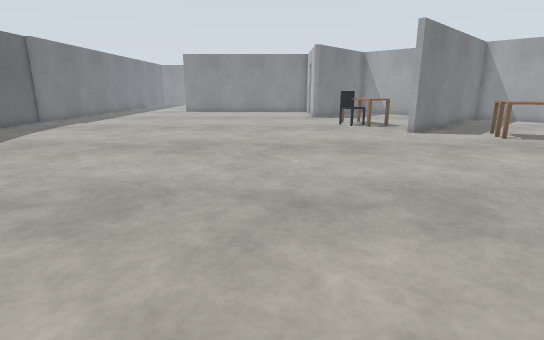
View 1 (above)

24 first-person views from a walk through a robot-simulator world made for Gazebo. The camera is 1 m above the floor, tilts 14° down and sees 80° across. The floor is counted in squares, 0.5 m on a side. Each view is taken from the middle of a square. On the plan, view 1 faces up. The plan holds only what a view shows up to about 18 squares ahead; the rest is blank. The place goes on beyond the plan. Simple shapes stand in for some stock models.

View 2
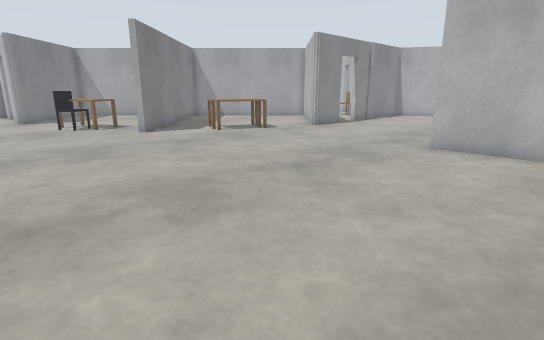

View 3
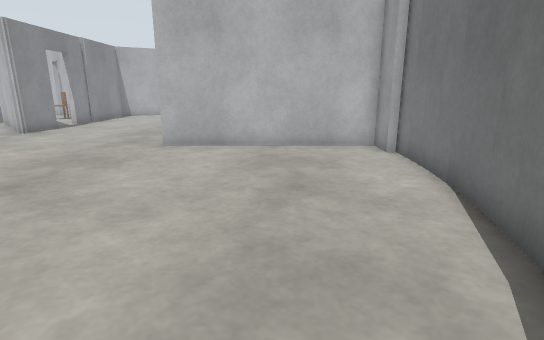

View 4
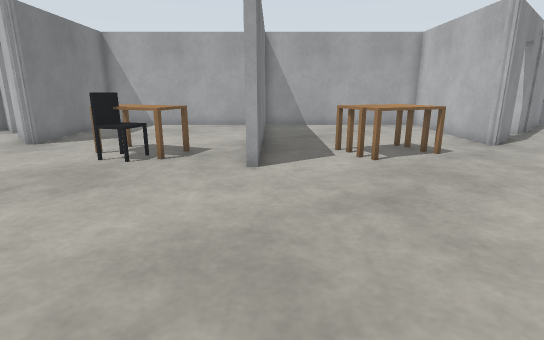

View 5
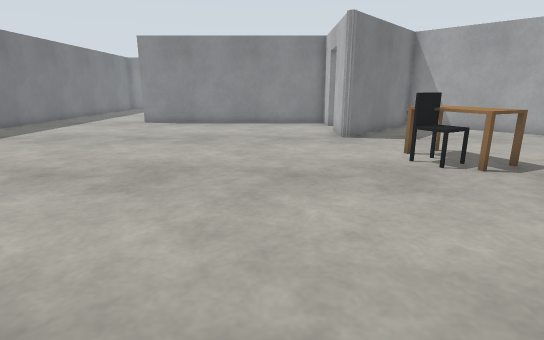

View 6
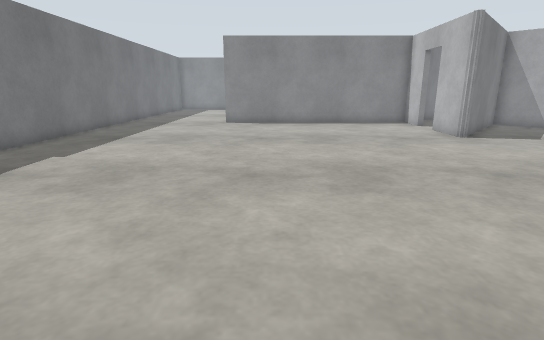

View 7
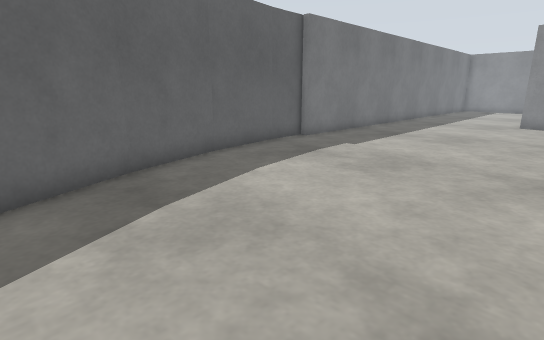

View 8
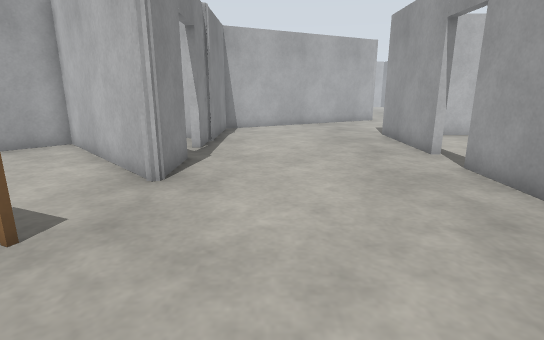

View 9
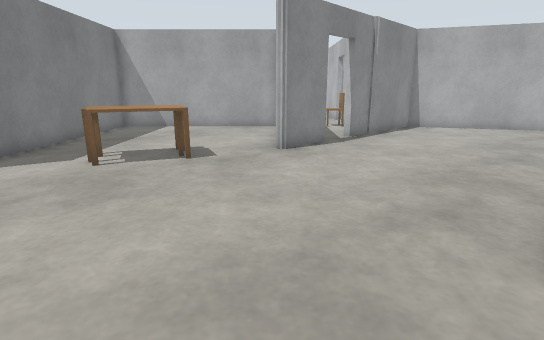

View 10
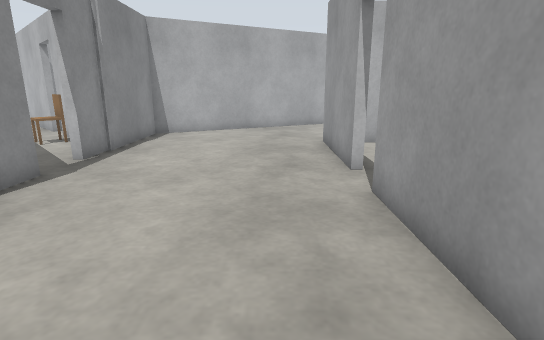

View 11
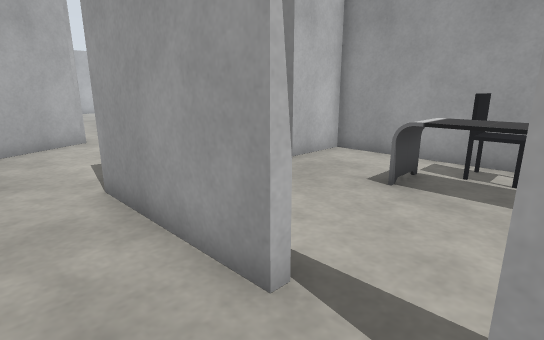

View 12
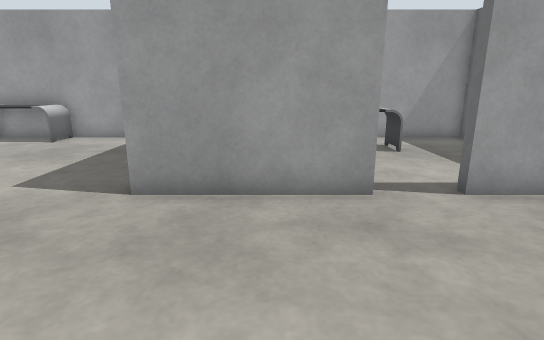

View 13
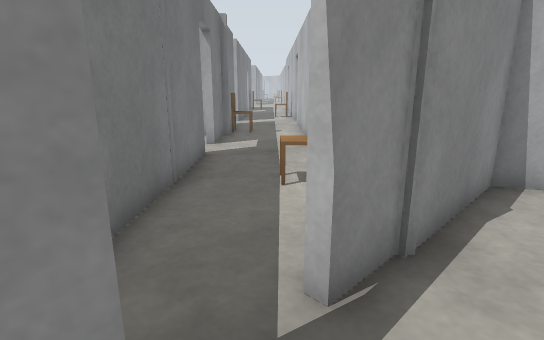

View 14
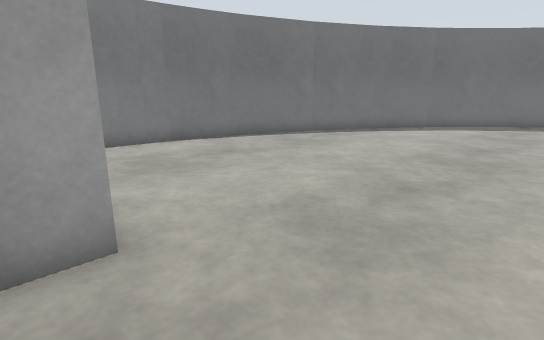

View 15
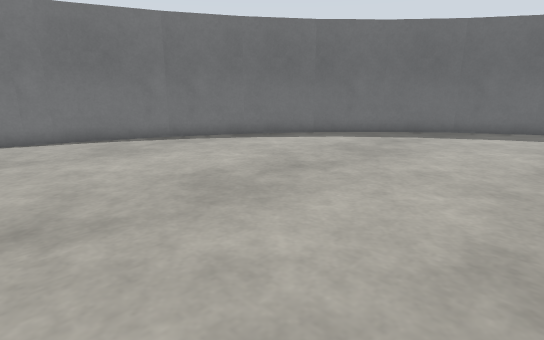

View 16
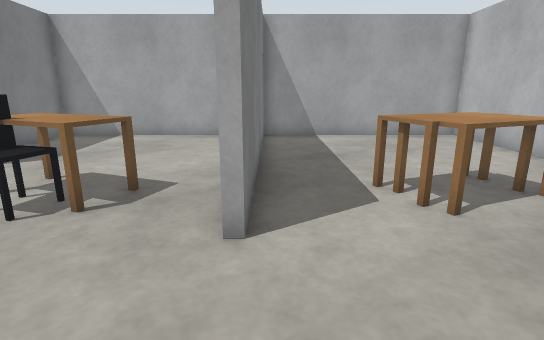

View 17
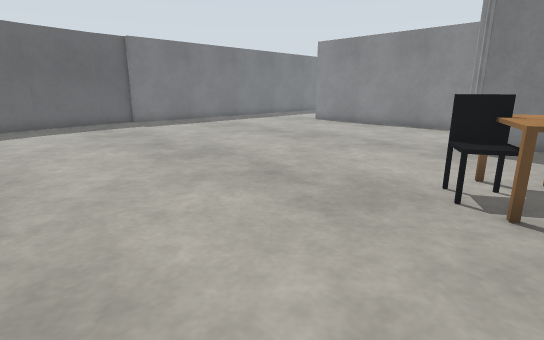

View 18
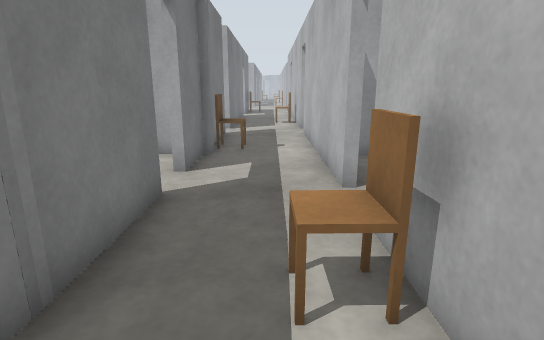

View 19
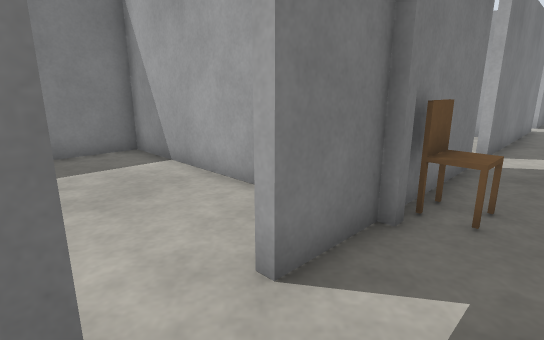

View 20
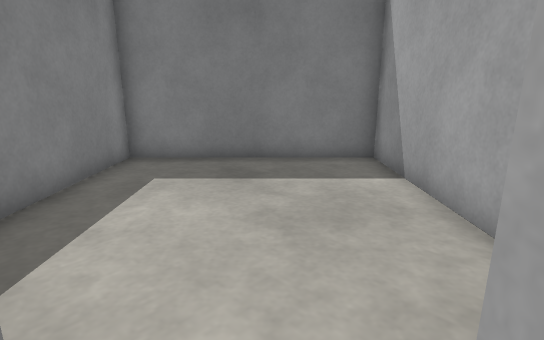

View 21
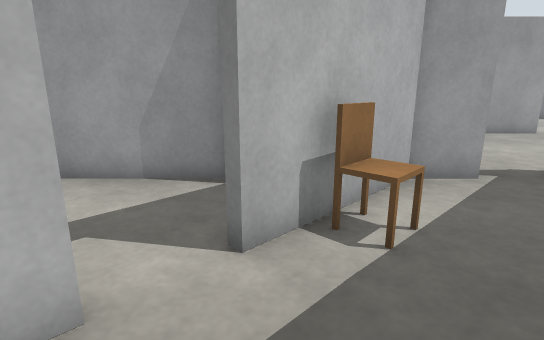

View 22
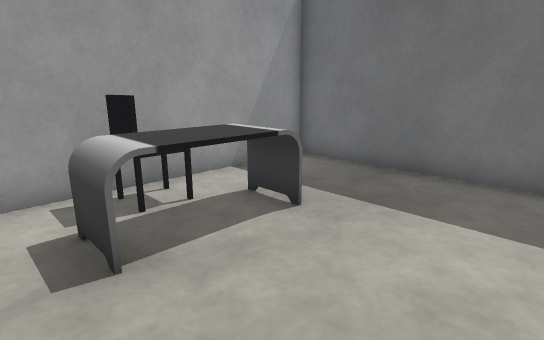

View 23
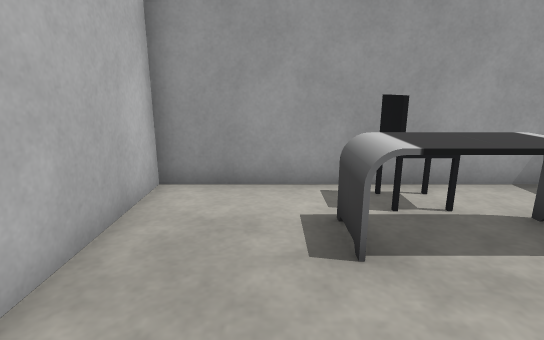

View 24
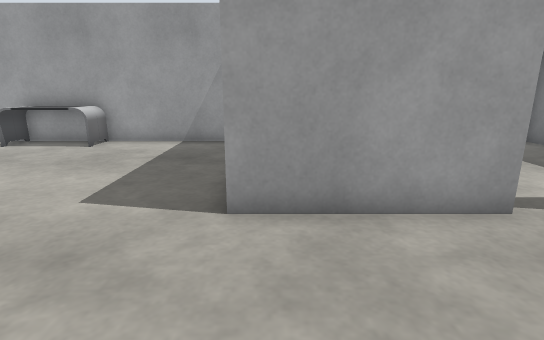

### Floor plan
Points are (right, up) in squares from view 1. A wall is a line through its corners. A room is listed if a view was taken in it or the views show most of it. See-through windows are left out.
Room 1 (views 1, 2, 3, 4, 5, 6, 7, 8, 9, 10, 11, 12, 13, 14, 15, 16, 17, 24)
walls: (14.9, 11.7) (20, 16.5) (14, 22.5) (6.6, 15.1); (17.5, 11.5) (15.1, 11.5) (15, 11.6) (15, 11.9); (-5.4, 1.5) (-2.6, -0.5); (-2.8, -0.4) (0.3, -2); (-7.8, 3.8) (-5.3, 1.4); (0.2, -1.9) (4.2, -3.4); (13.2, 23.3) (7.9, 28.6); (-9.9, 6.3) (-7.7, 3.7); (4.1, -3.3) (6.9, -3.9); (-11.6, 9.1) (-9.8, 6.2); (6.8, -3.8) (9.7, -4.2); (3.1, 28.1) (3.1, 28.6); (18, 4) (22.8, 4); (7.5, 28.5) (3, 23.5) (3.1, 26.5); (10.4, -3.7) (11.7, -3.7) (11.7, 4) (16.2, 4); (-13, 12.1) (-11.5, 8.9); (9.5, -4.1) (10.4, -4.1); (-13.9, 15.2) (-12.9, 12); (-14.4, 18.5) (-13.9, 15.1); (-14.4, 20.4) (-14.4, 18.4); (-14.1, 28.5) (-14.1, 20.1); (23.8, -3.7) (29.5, -3.7); (29.5, 2.7) (24.9, 11.5) (19.3, 11.5)
ways out: open door at (18.5, 12) to room 2; open door at (17.5, 4) to room 3; open door at (3, 27.5)
objects: office chair (4, 18) to (5, 19); desk (4, 18) to (6, 21); desk (10, 12) to (12, 13); desk (10, 14) to (12, 15); desk (28, -3) to (29, -2)
Room 2 (views 18, 19, 20, 21)
walls: (22.8, 18.9) (18.3, 14.4); (25.6, 16.5) (29.5, 20.4); (25.9, 21.4) (25.6, 21.7) (24, 20.1); (19.3, 11.8) (20.9, 11.8) (24.4, 15.3); (29.3, 25.3) (26.4, 22.4)
ways out: open door at (18.5, 12) to room 1; open door at (23.3, 19.7); open door at (25, 15.5)
objects: chair (22, 14) to (23, 15); chair (27, 21) to (27, 22)
Room 3 (views 22, 23)
walls: (12, 2.5) (12, -3.7) (22.4, -3.7) (22.4, 2.5)
ways out: open door at (17.5, 4) to room 1
objects: desk (16, -2) to (19, 0); office chair (17, -3) to (18, -2)

Positions as (right, up) in squares from view 1, and headings:
1: (0, 0), facing up
2: (0, 0), facing up-right
3: (0, 0), facing right
4: (1, 9), facing up-right
5: (0, 10), facing up
6: (-5, 10), facing up
7: (-5, 9), facing up-left
8: (8, 9), facing right
9: (7, 4), facing up-right
10: (10, 6), facing right
11: (16, 6), facing down-right
12: (20, 10), facing down
13: (17, 10), facing up-right
14: (13, 8), facing down-left
15: (7, 11), facing down-left
16: (4, 12), facing up-right
17: (6, 12), facing up-left
18: (20, 13), facing up-right
19: (24, 17), facing up
20: (24, 19), facing up-left
21: (24, 19), facing down
22: (20, 3), facing down-left
23: (20, 3), facing down
24: (22, 9), facing down
